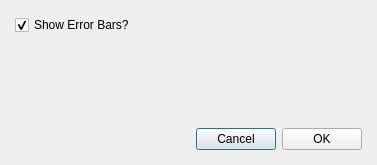
<?xml version="1.0" encoding="UTF-8"?>
<ui version="4.0">
 <class>MantidMDCurveDialogClass</class>
 <widget class="QDialog" name="MantidMDCurveDialogClass">
  <property name="geometry">
   <rect>
    <x>0</x>
    <y>0</y>
    <width>377</width>
    <height>165</height>
   </rect>
  </property>
  <property name="windowTitle">
   <string>MD Plot Options</string>
  </property>
  <layout class="QVBoxLayout" name="verticalLayout">
   <property name="spacing">
    <number>4</number>
   </property>
   <property name="margin">
    <number>4</number>
   </property>
   <item>
    <widget class="QWidget" name="widget_2" native="true">
     <layout class="QHBoxLayout" name="horizontalLayout_2">
      <item>
       <widget class="QCheckBox" name="chkErrorBars">
        <property name="text">
         <string>Show Error Bars?</string>
        </property>
        <property name="checkable">
         <bool>true</bool>
        </property>
        <property name="checked">
         <bool>true</bool>
        </property>
       </widget>
      </item>
     </layout>
    </widget>
   </item>
   <item>
    <spacer name="verticalSpacer">
     <property name="orientation">
      <enum>Qt::Vertical</enum>
     </property>
     <property name="sizeHint" stdset="0">
      <size>
       <width>20</width>
       <height>40</height>
      </size>
     </property>
    </spacer>
   </item>
   <item>
    <widget class="QWidget" name="widget" native="true">
     <layout class="QHBoxLayout" name="horizontalLayout">
      <item>
       <spacer name="horizontalSpacer">
        <property name="orientation">
         <enum>Qt::Horizontal</enum>
        </property>
        <property name="sizeHint" stdset="0">
         <size>
          <width>40</width>
          <height>20</height>
         </size>
        </property>
       </spacer>
      </item>
      <item>
       <widget class="QPushButton" name="btnCancel">
        <property name="text">
         <string>Cancel</string>
        </property>
       </widget>
      </item>
      <item>
       <widget class="QPushButton" name="btnOK">
        <property name="text">
         <string>OK</string>
        </property>
       </widget>
      </item>
     </layout>
    </widget>
   </item>
  </layout>
 </widget>
 <layoutdefault spacing="6" margin="11"/>
 <resources/>
 <connections/>
</ui>
